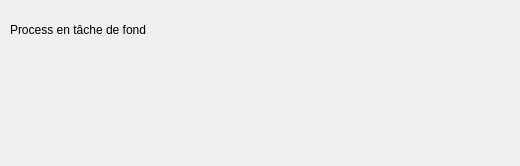
<?xml version="1.0" encoding="UTF-8"?>
<ui version="4.0">
 <class>Form</class>
 <widget class="QWidget" name="Form">
  <property name="geometry">
   <rect>
    <x>0</x>
    <y>0</y>
    <width>520</width>
    <height>166</height>
   </rect>
  </property>
  <property name="windowTitle">
   <string>Form</string>
  </property>
  <widget class="QLabel" name="label_4">
   <property name="geometry">
    <rect>
     <x>10</x>
     <y>20</y>
     <width>311</width>
     <height>20</height>
    </rect>
   </property>
   <property name="text">
    <string>Process en tâche de fond</string>
   </property>
  </widget>
 </widget>
 <resources/>
 <connections/>
</ui>
